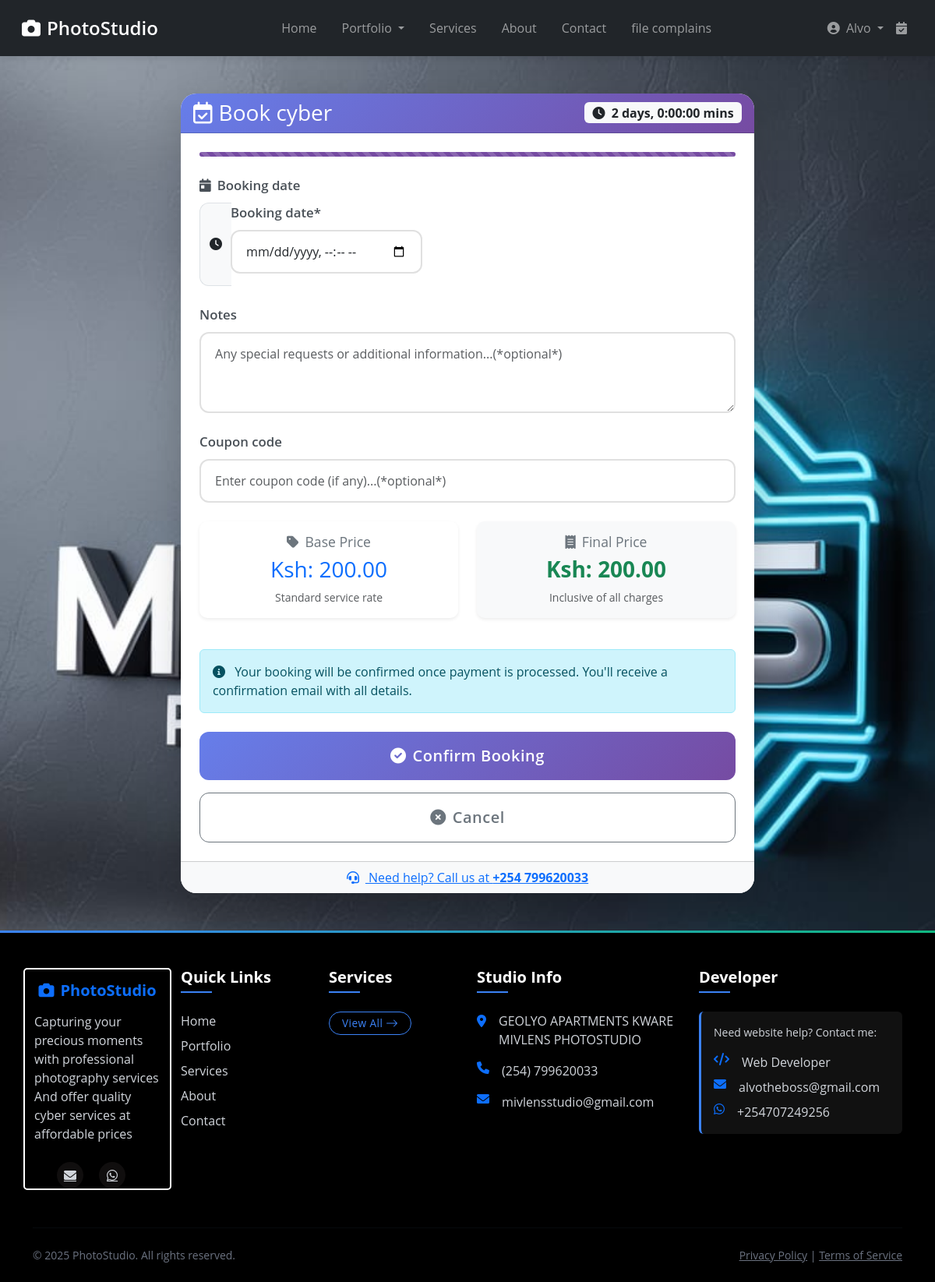
The app's page /bookings/create/1/ (signed in) with its own data.
### userauths/models.py (models this page shows, shortened)
class User(AbstractUser):
    phone_validator = RegexValidator(
        regex=r'^(07|01)\d{8}$',
        message="Phone number must start with 07 or 01 and be exactly 10 digits."
    )
    phone = models.CharField(
        max_length=10,
        unique=True,
        validators=[phone_validator],
        help_text="Enter a valid phone number starting with 07 or 01"
    )
    username = models.CharField(max_length=100, unique=True)
    bio = models.CharField(max_length=100, blank=True, null=True)
    USERNAME_FIELD = "phone"  # Authenticate with phone instead of email
    REQUIRED_FIELDS = ['username', 'email']

### studio/models.py (models this page shows, shortened)
class Service(models.Model):
    name = models.CharField(max_length=200)
    slug = models.SlugField(max_length=200, unique=True, blank=True)
    description = models.TextField()
    base_price = models.DecimalField(max_digits=8, decimal_places=2)
    duration = models.DurationField()
    cover_image = models.ImageField(upload_to='service_covers/', blank=True, null=True)
    available = models.BooleanField(default=True)

### bookings/views.py (the view, shortened to what this page needs)
# urls.py: path('create/<int:service_id>/', CreateBookingView.as_view(), name='create_booking'),
class CreateBookingView(LoginRequiredMixin, CreateView):
    model = Booking
    form_class = BookingForm
    template_name = 'bookings/create_booking.html'
    def dispatch(self, request, *args, **kwargs):
        if 'service_id' not in kwargs:
            return redirect('bookings:select_service')
        return super().dispatch(request, *args, **kwargs)
    def get_initial(self):
        initial = super().get_initial()
        service = get_object_or_404(Service, pk=self.kwargs.get('service_id'))
        initial['service'] = service
        return initial
    def get_context_data(self, **kwargs):
        context = super().get_context_data(**kwargs)
        context['service'] = get_object_or_404(Service, pk=self.kwargs.get('service_id'))
        return context

### bookings/forms.py (shortened to what this page needs)
class BookingForm(forms.ModelForm):
    class Meta:
        model = Booking
        fields = ['booking_date', 'notes', 'coupon_code']
    def __init__(self, *args, **kwargs):
        super().__init__(*args, **kwargs)
        self.fields['booking_date'].widget = forms.DateTimeInput(attrs={
            'type': 'datetime-local',
            'class': 'form-control',
            'placeholder': 'click to select date and time...',
            'min': '2024-01-01T00:00',  # Example minimum date
            'max': '2025-12-31T23:59'   # Example maximum date
        })
        self.fields['notes'].widget = forms.Textarea(attrs={
            'rows': 3,
            'class': 'form-control',
            'placeholder': 'Any special requests or additional information...(*optional*)',
            'style': 'resize: vertical;'  # Allow vertical resizing only
        })
        self.fields['coupon_code'].required = False
        self.fields['coupon_code'].widget = forms.TextInput(attrs={
            'class': 'form-control',
            'placeholder': 'Enter coupon code (if any)...(*optional*)',
        })

### bookings/templates/bookings/create_booking.html (shortened to what this page needs)
{% extends 'base.html' %}
{% load static %}
{% load crispy_forms_tags %}
{% block content %}
<div class="container py-5 animate__animated animate__fadeIn">
    <div class="row justify-content-center">
        <div class="col-lg-8">
            <div class="card shadow-lg border-0 animate__animated animate__zoomIn" style="border-radius: 20px; overflow: hidden;">
                <div class="card-header text-white" style="background: linear-gradient(135deg, #667eea 0%, #764ba2 100%);">
                    <div class="d-flex justify-content-between align-items-center">
                        <h3 class="mb-0"><i class="far fa-calendar-check me-2"></i>Book {{ service.name }}</h3>
                        <span class="badge bg-light text-dark fs-6"><i class="fas fa-clock me-1"></i> {{ service.duration }} mins</span>
                    </div>
                </div>
                <div class="card-body p-4">
                    <div class="progress mb-4" style="height: 6px;">
                        <div class="progress-bar progress-bar-striped progress-bar-animated" role="progressbar" style="width: 100%; background-color: #764ba2;"></div>
                    </div>
                    <form method="POST" id="bookingForm">
                        <div class="animate__animated animate__fadeIn animate__delay-1s">
                            {% for field in form %}
                                <div class="form-group mb-4">
                                    {% if field.name == 'booking_date' %}
                                        <label for="{{ field.id_for_label }}" class="form-label">
                                            <i class="fas fa-calendar-day me-2"></i>{{ field.label }}
                                        </label>
                                        <div class="input-group">
                                            <span class="input-group-text"><i class="fas fa-clock"></i></span>
                                            {{ field|as_crispy_field }}
                                        </div>
                                    {% elif field.name == 'special_requests' %}
                                        <label for="{{ field.id_for_label }}" class="form-label">
                                            <i class="fas fa-edit me-2"></i>{{ field.label }}
                                        </label>
                                        {{ field|as_crispy_field }}
                                        <small class="text-muted mt-1 d-block">Any special requirements or notes</small>
                                    {% else %}
                                        {{ field|as_crispy_field }}
                                    {% endif %}
                                </div>
                            {% endfor %}
                        </div>
                        <div class="row mt-3 animate__animated animate__fadeIn animate__delay-1-2s">
                            <div class="col-md-6 mb-3">
                                <div class="card h-100 border-0 shadow-sm">
                                    <div class="card-body text-center">
                                        <h5 class="card-title"><i class="fas fa-tag me-2"></i>Base Price</h5>
                                        <h3 class="text-primary">Ksh: {{ service.base_price }}</h3>
                                        <p class="text-muted small mb-0">Standard service rate</p>
                                    </div>
                                </div>
                            </div>
                            <div class="col-md-6 mb-3">
                                <div class="card h-100 border-0 shadow-sm" style="background-color: #f8f9fa;">
                                    <div class="card-body text-center">
                                        <h5 class="card-title"><i class="fas fa-receipt me-2"></i>Final Price</h5>
                                        <h3 class="text-success fw-bold" id="finalPrice">Ksh: {{ service.base_price }}</h3>
                                        <p class="text-muted small mb-0">Inclusive of all charges</p>
                                    </div>
                                </div>
                            </div>
                        </div>
                        <div class="alert alert-info mt-4 animate__animated animate__fadeIn animate__delay-1-5s">
                            <i class="fas fa-info-circle me-2"></i>
                            Your booking will be confirmed once payment is processed. You'll receive a confirmation email with all details.
                        </div>
                        <div class="d-grid gap-3 mt-4 animate__animated animate__fadeIn animate__delay-1-7s">
                            <button type="submit" class="btn btn-primary btn-lg py-3" style="background: linear-gradient(135deg, #667eea 0%, #764ba2 100%); border: none;">
                                <i class="fas fa-check-circle me-2"></i>Confirm Booking
                            </button>
                            <a href="{% url 'studio:services' %}" class="btn btn-outline-secondary btn-lg py-3">
                                <i class="fas fa-times-circle me-2"></i>Cancel
                            </a>
                        </div>
                    </form>
                </div>
                <div class="card-footer text-center bg-light">
                    <a href="https://wa.me/+254799620033" class="mb-0"><i class="fas fa-headset me-2"></i> Need help? Call us at <strong>+254 799620033</strong></a>
                </div>
            </div>
        </div>
    </div>
</div>
{% endblock %}
{% block extra_css %}
<link rel="stylesheet" href="https://cdnjs.cloudflare.com/ajax/libs/animate.css/4.1.1/animate.min.css"/>
<link rel="stylesheet" href="https://cdnjs.cloudflare.com/ajax/libs/font-awesome/6.0.0-beta3/css/all.min.css">
<link rel="stylesheet" href="https://cdn.jsdelivr.net/npm/flatpickr/dist/flatpickr.min.css">
{% endblock %}

### studio/templates/includes/navigation.html (shortened to what this page needs)
<nav class="navbar navbar-expand-lg navbar-dark bg-dark">
    <div class="container-fluid">
        <a class="navbar-brand me-5" href="{% url 'studio:home' %}" style="margin-right: 5rem !important;">
            <i class="fas fa-camera me-2 camera-icon"></i>PhotoStudio
        </a>
        <div class="collapse navbar-collapse" id="mainNav">
            <ul class="navbar-nav mx-auto">
                <li class="nav-item mx-2">
                    <a class="nav-link {% if request.resolver_match.url_name == 'home' %}active{% endif %}"
                       href="{% url 'studio:home' %}">
                        Home
                    </a>
                </li>
                <li class="nav-item dropdown mx-2">
                    <a class="nav-link dropdown-toggle {% if 'portfolio' in request.resolver_match.url_name %}active{% endif %}"
                       href="#" id="portfolioDropdown" role="button"
                       data-bs-toggle="dropdown" aria-expanded="false">
                        Portfolio
                    </a>
                </li>
                <li class="nav-item mx-2">
                    <a class="nav-link {% if request.resolver_match.url_name == 'services' %}active{% endif %}"
                       href="{% url 'studio:services' %}">
                        Services
                    </a>
                </li>
                <li class="nav-item mx-2">
                    <a class="nav-link {% if request.resolver_match.url_name == 'about' %}active{% endif %}"
                       href="{% url 'studio:about' %}">
                        About
                    </a>
                </li>
                <li class="nav-item mx-2">
                    <a class="nav-link {% if request.resolver_match.url_name == 'contact' %}active{% endif %}"
                       href="{% url 'studio:contact' %}">
                        Contact
                    </a>
                </li>
                <li class="nav-item mx-2">
                    <a class="nav-link {% if request.resolver_match.url_name == 'complain_page' %}active{% endif %}"
                       href="{% url 'studio:complain_page' %}">
                        file complains
                    </a>
                </li>
            </ul>
            <ul class="navbar-nav ms-auto">
                {% if user.is_authenticated %}
                <li class="nav-item dropdown">
                    <a class="nav-link dropdown-toggle" href="#" id="userDropdown" role="button" data-bs-toggle="dropdown">
                        <i class="fas fa-user-circle me-1"></i>
                        {{ user.get_short_name|default:user.username }}
                    </a>
                </li>
                <li class="nav-item">
                    <a class="nav-link position-relative" href="{% url 'bookings:user_bookings' %}">
                        <i class="fas fa-calendar-check"></i>
                    </a>
                </li>
                {% endif %}
            </ul>
        </div>
    </div>
</nav>

### studio/static/css/main.css (style rules this page uses)
body { font-family: 'Open Sans', sans-serif; color: #333; background-color: #f8f9fa; }
.navbar { background-color: #fff; box-shadow: 0 2px 10px rgba(0,0,0,0.1); }
.navbar-brand { font-weight: 700; font-size: 1.5rem; }
.card { transition: transform 0.3s ease, box-shadow 0.3s ease; border: none; border-radius: 10px; overflow: hidden; box-shadow: 0 4px 6px rgba(0,0,0,0.1); }

### studio/templates/includes/navigation.html (style rules this page uses)
.navbar { padding: 0.8rem 1rem; }
.navbar-brand { font-size: 1.5rem; font-weight: 600; transition: all 0.3s ease; }
.camera-icon { transition: transform 0.7s ease; }
.nav-link { position: relative; padding: 0.5rem 1rem; transition: all 0.3s ease; }

### records on screen
User: get_short_name "Alvo"
Service: name "cyber", duration "2 days, 0:00:00", base_price "200.00"

### other values on screen
{{ field.label }} "Booking date"
